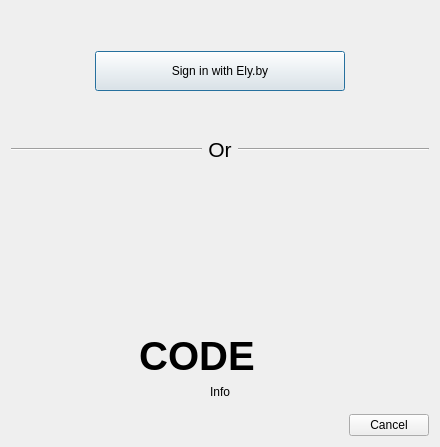
<?xml version="1.0" encoding="UTF-8"?>
<ui version="4.0">
 <class>ElyLoginDialog</class>
 <widget class="QDialog" name="ElyLoginDialog">
  <property name="geometry">
   <rect>
    <x>0</x>
    <y>0</y>
    <width>440</width>
    <height>447</height>
   </rect>
  </property>
  <property name="minimumSize">
   <size>
    <width>0</width>
    <height>430</height>
   </size>
  </property>
  <property name="windowTitle">
   <string>Add Ely.by Account</string>
  </property>
  <layout class="QVBoxLayout" name="verticalLayout_6">
   <item>
    <widget class="QStackedWidget" name="stackedWidget2">
     <property name="currentIndex">
      <number>1</number>
     </property>
     <widget class="QWidget" name="loadingPage2">
      <layout class="QVBoxLayout" name="verticalLayout_31">
       <item>
        <spacer name="verticalSpacer_4">
         <property name="orientation">
          <enum>Qt::Vertical</enum>
         </property>
         <property name="sizeHint" stdset="0">
          <size>
           <width>20</width>
           <height>40</height>
          </size>
         </property>
        </spacer>
       </item>
       <item>
        <widget class="QLabel" name="loadingLabel2">
         <property name="font">
          <font>
           <pointsize>16</pointsize>
           <weight>75</weight>
           <bold>true</bold>
          </font>
         </property>
         <property name="text">
          <string>Please wait...</string>
         </property>
         <property name="alignment">
          <set>Qt::AlignCenter</set>
         </property>
         <property name="wordWrap">
          <bool>true</bool>
         </property>
        </widget>
       </item>
       <item>
        <widget class="QLabel" name="status2">
         <property name="text">
          <string>Status</string>
         </property>
         <property name="alignment">
          <set>Qt::AlignCenter</set>
         </property>
         <property name="wordWrap">
          <bool>true</bool>
         </property>
        </widget>
       </item>
       <item>
        <spacer name="verticalSpacer_31">
         <property name="orientation">
          <enum>Qt::Vertical</enum>
         </property>
         <property name="sizeHint" stdset="0">
          <size>
           <width>20</width>
           <height>40</height>
          </size>
         </property>
        </spacer>
       </item>
      </layout>
     </widget>
     <widget class="QWidget" name="mpPage1">
      <layout class="QVBoxLayout" name="verticalLayout_21" stretch="0">
       <item>
        <layout class="QHBoxLayout" name="horizontalLayout_7">
         <item>
          <spacer name="horizontalSpacer_5">
           <property name="orientation">
            <enum>Qt::Horizontal</enum>
           </property>
           <property name="sizeHint" stdset="0">
            <size>
             <width>40</width>
             <height>20</height>
            </size>
           </property>
          </spacer>
         </item>
         <item>
          <widget class="QPushButton" name="loginButton">
           <property name="minimumSize">
            <size>
             <width>250</width>
             <height>40</height>
            </size>
           </property>
           <property name="text">
            <string>Sign in with Ely.by</string>
           </property>
           <property name="default">
            <bool>true</bool>
           </property>
          </widget>
         </item>
         <item>
          <spacer name="horizontalSpacer_6">
           <property name="orientation">
            <enum>Qt::Horizontal</enum>
           </property>
           <property name="sizeHint" stdset="0">
            <size>
             <width>40</width>
             <height>20</height>
            </size>
           </property>
          </spacer>
         </item>
        </layout>
       </item>
      </layout>
     </widget>
    </widget>
   </item>
   <item>
    <layout class="QHBoxLayout" name="horizontalLayout_5">
     <item>
      <widget class="Line" name="line_3">
       <property name="sizePolicy">
        <sizepolicy hsizetype="Expanding" vsizetype="Fixed">
         <horstretch>0</horstretch>
         <verstretch>0</verstretch>
        </sizepolicy>
       </property>
       <property name="orientation">
        <enum>Qt::Horizontal</enum>
       </property>
      </widget>
     </item>
     <item>
      <widget class="QLabel" name="orLabel">
       <property name="font">
        <font>
         <pointsize>16</pointsize>
        </font>
       </property>
       <property name="text">
        <string>Or</string>
       </property>
       <property name="alignment">
        <set>Qt::AlignCenter</set>
       </property>
      </widget>
     </item>
     <item>
      <widget class="Line" name="line_4">
       <property name="sizePolicy">
        <sizepolicy hsizetype="Expanding" vsizetype="Fixed">
         <horstretch>0</horstretch>
         <verstretch>0</verstretch>
        </sizepolicy>
       </property>
       <property name="orientation">
        <enum>Qt::Horizontal</enum>
       </property>
      </widget>
     </item>
    </layout>
   </item>
   <item>
    <widget class="QStackedWidget" name="stackedWidget">
     <property name="currentIndex">
      <number>1</number>
     </property>
     <widget class="QWidget" name="loadingPage">
      <layout class="QVBoxLayout" name="verticalLayout_3">
       <item>
        <spacer name="verticalSpacer_41">
         <property name="orientation">
          <enum>Qt::Vertical</enum>
         </property>
         <property name="sizeHint" stdset="0">
          <size>
           <width>20</width>
           <height>40</height>
          </size>
         </property>
        </spacer>
       </item>
       <item>
        <widget class="QLabel" name="loadingLabel">
         <property name="font">
          <font>
           <pointsize>16</pointsize>
           <weight>75</weight>
           <bold>true</bold>
          </font>
         </property>
         <property name="text">
          <string>Please wait...</string>
         </property>
         <property name="alignment">
          <set>Qt::AlignCenter</set>
         </property>
         <property name="wordWrap">
          <bool>true</bool>
         </property>
        </widget>
       </item>
       <item>
        <widget class="QLabel" name="status">
         <property name="text">
          <string>Status</string>
         </property>
         <property name="alignment">
          <set>Qt::AlignCenter</set>
         </property>
         <property name="wordWrap">
          <bool>true</bool>
         </property>
        </widget>
       </item>
       <item>
        <spacer name="verticalSpacer_3">
         <property name="orientation">
          <enum>Qt::Vertical</enum>
         </property>
         <property name="sizeHint" stdset="0">
          <size>
           <width>20</width>
           <height>40</height>
          </size>
         </property>
        </spacer>
       </item>
      </layout>
     </widget>
     <widget class="QWidget" name="mpPage">
      <layout class="QVBoxLayout" name="verticalLayout_2" stretch="0,0,0">
       <item>
        <layout class="QHBoxLayout" name="horizontalLayout">
         <item>
          <spacer name="horizontalSpacer">
           <property name="orientation">
            <enum>Qt::Horizontal</enum>
           </property>
           <property name="sizeHint" stdset="0">
            <size>
             <width>40</width>
             <height>20</height>
            </size>
           </property>
          </spacer>
         </item>
         <item>
          <widget class="QLabel" name="qr">
           <property name="sizePolicy">
            <sizepolicy hsizetype="Fixed" vsizetype="Fixed">
             <horstretch>0</horstretch>
             <verstretch>0</verstretch>
            </sizepolicy>
           </property>
           <property name="minimumSize">
            <size>
             <width>150</width>
             <height>150</height>
            </size>
           </property>
           <property name="maximumSize">
            <size>
             <width>150</width>
             <height>150</height>
            </size>
           </property>
           <property name="text">
            <string/>
           </property>
           <property name="scaledContents">
            <bool>true</bool>
           </property>
           <property name="alignment">
            <set>Qt::AlignCenter</set>
           </property>
          </widget>
         </item>
         <item>
          <spacer name="horizontalSpacer_2">
           <property name="orientation">
            <enum>Qt::Horizontal</enum>
           </property>
           <property name="sizeHint" stdset="0">
            <size>
             <width>40</width>
             <height>20</height>
            </size>
           </property>
          </spacer>
         </item>
        </layout>
       </item>
       <item>
        <layout class="QHBoxLayout" name="horizontalLayout_2">
         <item>
          <spacer name="horizontalSpacer_3">
           <property name="orientation">
            <enum>Qt::Horizontal</enum>
           </property>
           <property name="sizeHint" stdset="0">
            <size>
             <width>40</width>
             <height>20</height>
            </size>
           </property>
          </spacer>
         </item>
         <item>
          <widget class="QLabel" name="code">
           <property name="font">
            <font>
             <pointsize>30</pointsize>
             <weight>75</weight>
             <bold>true</bold>
            </font>
           </property>
           <property name="cursor">
            <cursorShape>IBeamCursor</cursorShape>
           </property>
           <property name="text">
            <string>CODE</string>
           </property>
           <property name="alignment">
            <set>Qt::AlignCenter</set>
           </property>
           <property name="textInteractionFlags">
            <set>Qt::TextBrowserInteraction</set>
           </property>
          </widget>
         </item>
         <item>
          <widget class="QPushButton" name="copyCode">
           <property name="toolTip">
            <string>Copy code to clipboard</string>
           </property>
           <property name="text">
            <string/>
           </property>
           <property name="icon">
            <iconset theme="copy">
             <normaloff>.</normaloff>.</iconset>
           </property>
           <property name="iconSize">
            <size>
             <width>22</width>
             <height>22</height>
            </size>
           </property>
           <property name="flat">
            <bool>true</bool>
           </property>
          </widget>
         </item>
         <item>
          <spacer name="horizontalSpacer_4">
           <property name="orientation">
            <enum>Qt::Horizontal</enum>
           </property>
           <property name="sizeHint" stdset="0">
            <size>
             <width>40</width>
             <height>20</height>
            </size>
           </property>
          </spacer>
         </item>
        </layout>
       </item>
       <item>
        <widget class="QLabel" name="qrMessage">
         <property name="text">
          <string>Info</string>
         </property>
         <property name="alignment">
          <set>Qt::AlignCenter</set>
         </property>
         <property name="wordWrap">
          <bool>true</bool>
         </property>
         <property name="openExternalLinks">
          <bool>true</bool>
         </property>
         <property name="textInteractionFlags">
          <set>Qt::TextBrowserInteraction</set>
         </property>
        </widget>
       </item>
      </layout>
     </widget>
    </widget>
   </item>
   <item>
    <widget class="QDialogButtonBox" name="buttonBox">
     <property name="standardButtons">
      <set>QDialogButtonBox::Cancel</set>
     </property>
    </widget>
   </item>
  </layout>
 </widget>
 <resources/>
 <connections/>
</ui>
